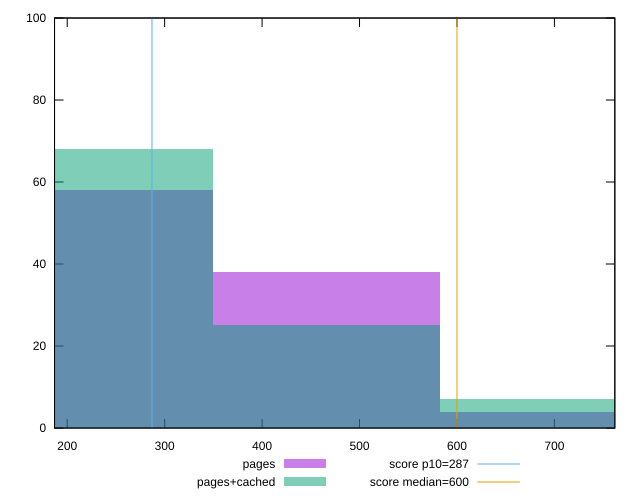

gnuplot code for this plot:
reset

$pages <<EOF
699.377367992963 4
466.2515786619753 38
233.12578933098766 58
EOF

$pagesCached <<EOF
699.377367992963 7
466.2515786619753 25
233.12578933098766 68
EOF

set key outside below
set boxwidth 233.12578933098766
set xrange [187:762.0000000000018]
set yrange [0:100]
set trange [0:100]
set style fill transparent solid 0.5 noborder

set parametric
set terminal svg size 640, 500 enhanced background rgb 'white'
set output "report_00017_2021-02-10T15-08-03.406Z/total-blocking-time/comparison/histogram/0_vs_1.svg"

plot $pages title "pages" with boxes, \
     $pagesCached title "pages+cached" with boxes, \
     287,t title "score p10=287", \
     600,t title "score median=600"

reset
